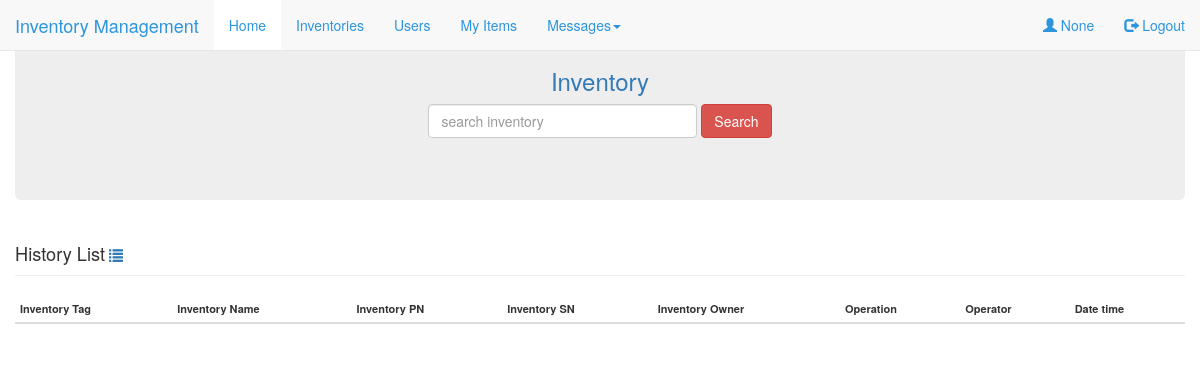
Before: /history with the older database file.
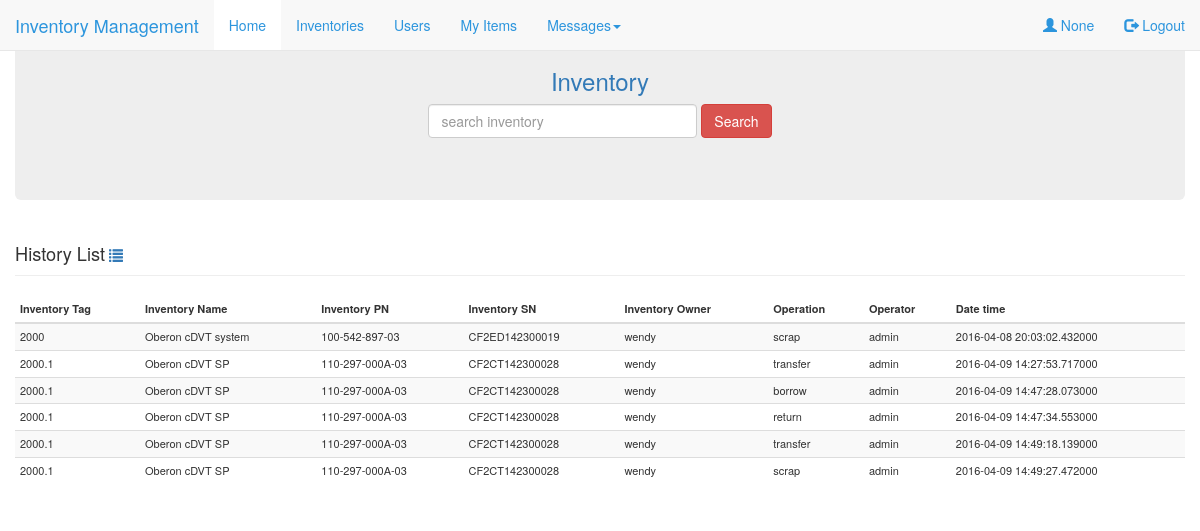
After: the same page with the newer database file.
### IM/model/Inventory.py (models this page shows, shortened)
class Inventory(db.Model):
    __searchable__ = ['tag', 'name']
    id = db.Column(db.Integer, primary_key = True, autoincrement=True)
    tag = db.Column(db.String(64), index=True)
    name = db.Column(db.String(64), index=True)
    PN = db.Column(db.String(64), index=True)
    SN = db.Column(db.String(64), unique=True, index=True)
    shipping = db.Column(db.String(64))
    capital = db.Column(db.String(64))
    disposition = db.Column(db.String(128))
    state = db.Column(db.String(64), index=True)
    owner = db.Column(db.String(64), db.ForeignKey('user.username'))
    user = db.Column(db.String(64))

### IM/model/History.py (models this page shows, shortened)
class History(db.Model):
    id = db.Column(db.Integer, primary_key = True, autoincrement=True)
    invid = db.Column(db.Integer, index=True)
    username = db.Column(db.String(64), index=True)
    operation = db.Column(db.String(64))
    time = db.Column(db.String(64))

### IM/router/app_route.py (the view)
@app.route('/history', methods=['POST', 'GET'])
def history():
    his = HistoryDao.get_all_his()
    records=[]
    for record in his:
        inv = InvDao.search_inventory_by_id(record.invid)
        if inv:
            result = [inv.tag, inv.name, inv.PN, inv.SN, inv.owner, record.operation, record.username, record.time]
            records.append(result)
    return render_template('history.html',
                            name = session.get('username'),
                            records = records,
                            title = "Hello")

### IM/dao/HistoryDao.py (called while the page is built)
    @staticmethod
    def get_all_his():
        return History.query.all()

### IM/dao/InvDao.py (called while the page is built)
    @staticmethod
    def search_inventory_by_id(search_id):
        return Inventory.query.filter_by(id = search_id).first()

### IM/templates/history.html (shortened to what this page needs)
{% extends "index.html" %}
{% block showcontent %}
<div class="container-fluid mainbody">
	<div class="jumbotron text-center">
		<h3><a href="{{url_for('inventory')}}">Inventory </a></h3>
		<form class="form-inline" action="{{ url_for('search_inventory') }}" method="post">
				<input type="text" class="form-control" size="30" placeholder="search inventory" name="search-string" id="search-inventory"></input>
				<button type="submit" class="btn btn-danger" id="search-inventory-btn">Search</button>
		</form>
	</div>
	<div>
		<div class="page-header">
    			<span class="second-title">History List</span>
    			<a href="{{url_for('inventory')}}" class="link-history">
    			   <span class="glyphicon glyphicon-list"></span>
    			</a>
 		</div>
 		<table class="table table-condensed table-striped">
				<thead>
					<tr>
						<th>Inventory Tag</th>
						<th>Inventory Name</th>
						<th>Inventory PN</th>
			        	<th>Inventory SN</th>
			        	<th>Inventory Owner</th>
			        	<th>Operation</th>
			        	<th>Operator</th>
			        	<th>Date time</th>
					</tr>
				</thead>
				<tbody>
				{% for record in records %}
					<tr>
						<td>{{record[0]}}</td>
						<td>{{record[1]}}</td>
						<td>{{record[2]}}</td>
						<td>{{record[3]}}</td>
						<td>{{record[4]}}</td>
						<td>{{record[5]}}</td>
						<td>{{record[6]}}</td>
						<td>{{record[7]}}</td>
					</tr>
				{% endfor %}
				</tbody>
			</table>
 	</div>
</div>
{% endblock %}

Changed rows visible on the page:
now on this page (row edited): Inventory: tag "2000", name "Oberon cDVT system", PN "100-542-897-03", SN "CF2ED142300019", owner "wendy"
added History: operation "scrap", username "admin", time "2016-04-08 20:03:02.432000"
now on this page (row edited): Inventory: tag "2000.1" "2000.1" "2000.1" "2000.1" "2000.1", name "Oberon cDVT SP" "Oberon cDVT SP" "Oberon cDVT SP" "Oberon cDVT SP" "Oberon cDVT SP", PN "110-297-000A-03" "110-297-000A-03" "110-297-000A-03" "110-297-000A-03" "110-297-000A-03", SN "CF2CT142300028" "CF2CT142300028" "CF2CT142300028" "CF2CT142300028" "CF2CT142300028", owner "wendy" "wendy" "wendy" "wendy" "wendy"
added History: operation "transfer", username "admin", time "2016-04-09 14:27:53.717000"
added History: operation "borrow", username "admin", time "2016-04-09 14:47:28.073000"
added History: operation "return", username "admin", time "2016-04-09 14:47:34.553000"
added History: operation "transfer", username "admin", time "2016-04-09 14:49:18.139000"
added History: operation "scrap", username "admin", time "2016-04-09 14:49:27.472000"
